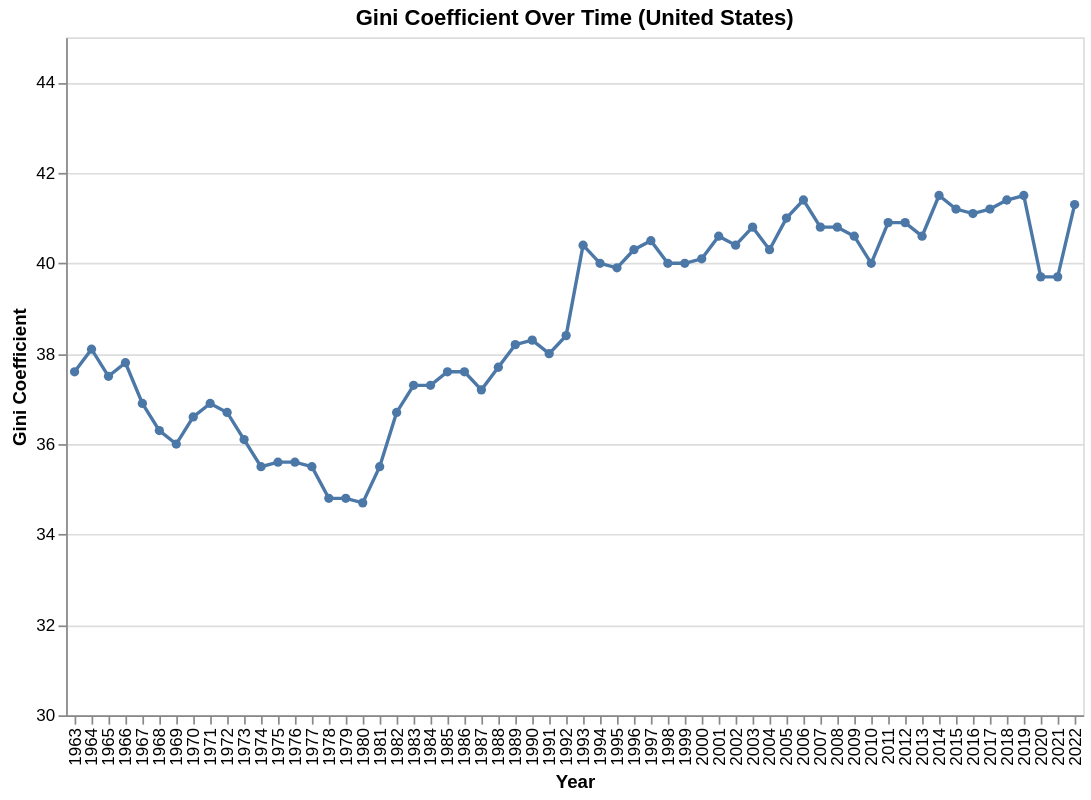

This figure's notebook cell:
### Code cell
#skip first 3
url = 'https://raw.githubusercontent.com/Taylorbeuke/Project3/main/GINI_COEF%20(1).csv'
gini_df = pd.read_csv(url, skiprows=3)

#US only filter
us_gini = gini_df[gini_df['Country Name'] == 'United States']


us_gini_melted = us_gini.melt(
    id_vars=['Country Name', 'Country Code', 'Indicator Name', 'Indicator Code'],
    var_name='Year',
    value_name='Gini'
)


us_gini_melted = us_gini_melted.dropna(subset=['Gini'])
us_gini_melted['Year'] = us_gini_melted['Year'].astype(int)
us_gini_melted['Gini'] = us_gini_melted['Gini'].astype(float)


chart = alt.Chart(us_gini_melted).mark_line(point=True).encode(
    x=alt.X('Year:O', title='Year'),
    y=alt.Y('Gini:Q', title='Gini Coefficient', scale=alt.Scale(domain=[30, 45])),
    tooltip=['Year', 'Gini']
).properties(
    title='Gini Coefficient Over Time (United States)',
    width=600,
    height=400
)

chart

### Figure 1 — Vega-Lite specification as saved in the notebook (floating-point values rounded to 4 significant figures)
{"config": {"view": {"continuousWidth": 300, "continuousHeight": 300}}, "data": {"name": "data-50f95bccf965b55e29dbce7fc2e5ff9c"}, "mark": {"type": "line", "point": true}, "encoding": {"tooltip": [{"field": "Year", "type": "quantitative"}, {"field": "Gini", "type": "quantitative"}], "x": {"field": "Year", "title": "Year", "type": "ordinal"}, "y": {"field": "Gini", "scale": {"domain": [30, 45]}, "title": "Gini Coefficient", "type": "quantitative"}}, "height": 400, "title": "Gini Coefficient Over Time (United States)", "width": 600, "$schema": "https://vega.github.io/schema/vega-lite/v5.20.1.json", "datasets": {"data-50f95bccf965b55e29dbce7fc2e5ff9c": [{"Country Name": "United States", "Country Code": "USA", "Indicator Name": "Gini index", "Indicator Code": "SI.POV.GINI", "Year": 1963, "Gini": 37.6}, {"Country Name": "United States", "Country Code": "USA", "Indicator Name": "Gini index", "Indicator Code": "SI.POV.GINI", "Year": 1964, "Gini": 38.1}, {"Country Name": "United States", "Country Code": "USA", "Indicator Name": "Gini index", "Indicator Code": "SI.POV.GINI", "Year": 1965, "Gini": 37.5}, {"Country Name": "United States", "Country Code": "USA", "Indicator Name": "Gini index", "Indicator Code": "SI.POV.GINI", "Year": 1966, "Gini": 37.8}, {"Country Name": "United States", "Country Code": "USA", "Indicator Name": "Gini index", "Indicator Code": "SI.POV.GINI", "Year": 1967, "Gini": 36.9}, {"Country Name": "United States", "Country Code": "USA", "Indicator Name": "Gini index", "Indicator Code": "SI.POV.GINI", "Year": 1968, "Gini": 36.3}, {"Country Name": "United States", "Country Code": "USA", "Indicator Name": "Gini index", "Indicator Code": "SI.POV.GINI", "Year": 1969, "Gini": 36.0}, {"Country Name": "United States", "Country Code": "USA", "Indicator Name": "Gini index", "Indicator Code": "SI.POV.GINI", "Year": 1970, "Gini": 36.6}, {"Country Name": "United States", "Country Code": "USA", "Indicator Name": "Gini index", "Indicator Code": "SI.POV.GINI", "Year": 1971, "Gini": 36.9}, {"Country Name": "United States", "Country Code": "USA", "Indicator Name": "Gini index", "Indicator Code": "SI.POV.GINI", "Year": 1972, "Gini": 36.7}, {"Country Name": "United States", "Country Code": "USA", "Indicator Name": "Gini index", "Indicator Code": "SI.POV.GINI", "Year": 1973, "Gini": 36.1}, {"Country Name": "United States", "Country Code": "USA", "Indicator Name": "Gini index", "Indicator Code": "SI.POV.GINI", "Year": 1974, "Gini": 35.5}, {"Country Name": "United States", "Country Code": "USA", "Indicator Name": "Gini index", "Indicator Code": "SI.POV.GINI", "Year": 1975, "Gini": 35.6}, {"Country Name": "United States", "Country Code": "USA", "Indicator Name": "Gini index", "Indicator Code": "SI.POV.GINI", "Year": 1976, "Gini": 35.6}, {"Country Name": "United States", "Country Code": "USA", "Indicator Name": "Gini index", "Indicator Code": "SI.POV.GINI", "Year": 1977, "Gini": 35.5}, {"Country Name": "United States", "Country Code": "USA", "Indicator Name": "Gini index", "Indicator Code": "SI.POV.GINI", "Year": 1978, "Gini": 34.8}, {"Country Name": "United States", "Country Code": "USA", "Indicator Name": "Gini index", "Indicator Code": "SI.POV.GINI", "Year": 1979, "Gini": 34.8}, {"Country Name": "United States", "Country Code": "USA", "Indicator Name": "Gini index", "Indicator Code": "SI.POV.GINI", "Year": 1980, "Gini": 34.7}, {"Country Name": "United States", "Country Code": "USA", "Indicator Name": "Gini index", "Indicator Code": "SI.POV.GINI", "Year": 1981, "Gini": 35.5}, {"Country Name": "United States", "Country Code": "USA", "Indicator Name": "Gini index", "Indicator Code": "SI.POV.GINI", "Year": 1982, "Gini": 36.7}, {"Country Name": "United States", "Country Code": "USA", "Indicator Name": "Gini index", "Indicator Code": "SI.POV.GINI", "Year": 1983, "Gini": 37.3}, {"Country Name": "United States", "Country Code": "USA", "Indicator Name": "Gini index", "Indicator Code": "SI.POV.GINI", "Year": 1984, "Gini": 37.3}, {"Country Name": "United States", "Country Code": "USA", "Indicator Name": "Gini index", "Indicator Code": "SI.POV.GINI", "Year": 1985, "Gini": 37.6}, {"Country Name": "United States", "Country Code": "USA", "Indicator Name": "Gini index", "Indicator Code": "SI.POV.GINI", "Year": 1986, "Gini": 37.6}, {"Country Name": "United States", "Country Code": "USA", "Indicator Name": "Gini index", "Indicator Code": "SI.POV.GINI", "Year": 1987, "Gini": 37.2}, {"Country Name": "United States", "Country Code": "USA", "Indicator Name": "Gini index", "Indicator Code": "SI.POV.GINI", "Year": 1988, "Gini": 37.7}, {"Country Name": "United States", "Country Code": "USA", "Indicator Name": "Gini index", "Indicator Code": "SI.POV.GINI", "Year": 1989, "Gini": 38.2}, {"Country Name": "United States", "Country Code": "USA", "Indicator Name": "Gini index", "Indicator Code": "SI.POV.GINI", "Year": 1990, "Gini": 38.3}, {"Country Name": "United States", "Country Code": "USA", "Indicator Name": "Gini index", "Indicator Code": "SI.POV.GINI", "Year": 1991, "Gini": 38.0}, {"Country Name": "United States", "Country Code": "USA", "Indicator Name": "Gini index", "Indicator Code": "SI.POV.GINI", "Year": 1992, "Gini": 38.4}, {"Country Name": "United States", "Country Code": "USA", "Indicator Name": "Gini index", "Indicator Code": "SI.POV.GINI", "Year": 1993, "Gini": 40.4}, {"Country Name": "United States", "Country Code": "USA", "Indicator Name": "Gini index", "Indicator Code": "SI.POV.GINI", "Year": 1994, "Gini": 40.0}, {"Country Name": "United States", "Country Code": "USA", "Indicator Name": "Gini index", "Indicator Code": "SI.POV.GINI", "Year": 1995, "Gini": 39.9}, {"Country Name": "United States", "Country Code": "USA", "Indicator Name": "Gini index", "Indicator Code": "SI.POV.GINI", "Year": 1996, "Gini": 40.3}, {"Country Name": "United States", "Country Code": "USA", "Indicator Name": "Gini index", "Indicator Code": "SI.POV.GINI", "Year": 1997, "Gini": 40.5}, {"Country Name": "United States", "Country Code": "USA", "Indicator Name": "Gini index", "Indicator Code": "SI.POV.GINI", "Year": 1998, "Gini": 40.0}, {"Country Name": "United States", "Country Code": "USA", "Indicator Name": "Gini index", "Indicator Code": "SI.POV.GINI", "Year": 1999, "Gini": 40.0}, {"Country Name": "United States", "Country Code": "USA", "Indicator Name": "Gini index", "Indicator Code": "SI.POV.GINI", "Year": 2000, "Gini": 40.1}, {"Country Name": "United States", "Country Code": "USA", "Indicator Name": "Gini index", "Indicator Code": "SI.POV.GINI", "Year": 2001, "Gini": 40.6}, {"Country Name": "United States", "Country Code": "USA", "Indicator Name": "Gini index", "Indicator Code": "SI.POV.GINI", "Year": 2002, "Gini": 40.4}, {"Country Name": "United States", "Country Code": "USA", "Indicator Name": "Gini index", "Indicator Code": "SI.POV.GINI", "Year": 2003, "Gini": 40.8}, {"Country Name": "United States", "Country Code": "USA", "Indicator Name": "Gini index", "Indicator Code": "SI.POV.GINI", "Year": 2004, "Gini": 40.3}, {"Country Name": "United States", "Country Code": "USA", "Indicator Name": "Gini index", "Indicator Code": "SI.POV.GINI", "Year": 2005, "Gini": 41.0}, {"Country Name": "United States", "Country Code": "USA", "Indicator Name": "Gini index", "Indicator Code": "SI.POV.GINI", "Year": 2006, "Gini": 41.4}, {"Country Name": "United States", "Country Code": "USA", "Indicator Name": "Gini index", "Indicator Code": "SI.POV.GINI", "Year": 2007, "Gini": 40.8}, {"Country Name": "United States", "Country Code": "USA", "Indicator Name": "Gini index", "Indicator Code": "SI.POV.GINI", "Year": 2008, "Gini": 40.8}, {"Country Name": "United States", "Country Code": "USA", "Indicator Name": "Gini index", "Indicator Code": "SI.POV.GINI", "Year": 2009, "Gini": 40.6}, {"Country Name": "United States", "Country Code": "USA", "Indicator Name": "Gini index", "Indicator Code": "SI.POV.GINI", "Year": 2010, "Gini": 40.0}, {"Country Name": "United States", "Country Code": "USA", "Indicator Name": "Gini index", "Indicator Code": "SI.POV.GINI", "Year": 2011, "Gini": 40.9}, {"Country Name": "United States", "Country Code": "USA", "Indicator Name": "Gini index", "Indicator Code": "SI.POV.GINI", "Year": 2012, "Gini": 40.9}, {"Country Name": "United States", "Country Code": "USA", "Indicator Name": "Gini index", "Indicator Code": "SI.POV.GINI", "Year": 2013, "Gini": 40.6}, {"Country Name": "United States", "Country Code": "USA", "Indicator Name": "Gini index", "Indicator Code": "SI.POV.GINI", "Year": 2014, "Gini": 41.5}, {"Country Name": "United States", "Country Code": "USA", "Indicator Name": "Gini index", "Indicator Code": "SI.POV.GINI", "Year": 2015, "Gini": 41.2}, {"Country Name": "United States", "Country Code": "USA", "Indicator Name": "Gini index", "Indicator Code": "SI.POV.GINI", "Year": 2016, "Gini": 41.1}, {"Country Name": "United States", "Country Code": "USA", "Indicator Name": "Gini index", "Indicator Code": "SI.POV.GINI", "Year": 2017, "Gini": 41.2}, {"Country Name": "United States", "Country Code": "USA", "Indicator Name": "Gini index", "Indicator Code": "SI.POV.GINI", "Year": 2018, "Gini": 41.4}, {"Country Name": "United States", "Country Code": "USA", "Indicator Name": "Gini index", "Indicator Code": "SI.POV.GINI", "Year": 2019, "Gini": 41.5}, {"Country Name": "United States", "Country Code": "USA", "Indicator Name": "Gini index", "Indicator Code": "SI.POV.GINI", "Year": 2020, "Gini": 39.7}, {"Country Name": "United States", "Country Code": "USA", "Indicator Name": "Gini index", "Indicator Code": "SI.POV.GINI", "Year": 2021, "Gini": 39.7}, {"Country Name": "United States", "Country Code": "USA", "Indicator Name": "Gini index", "Indicator Code": "SI.POV.GINI", "Year": 2022, "Gini": 41.3}]}}
